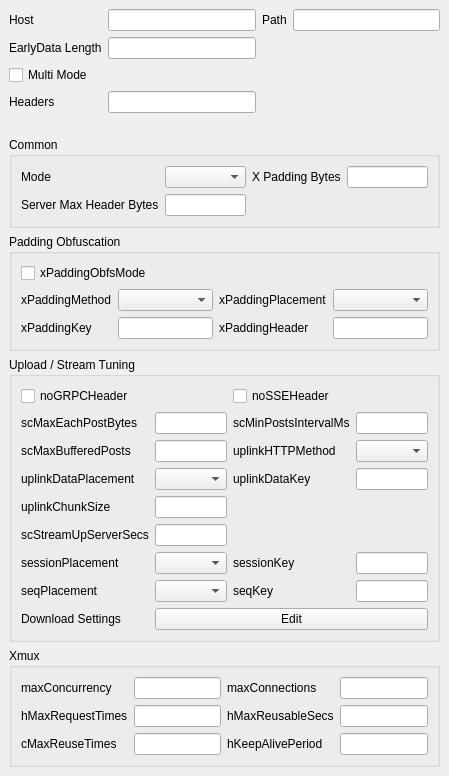
           <widget class="QWidget" name="xray_network_scroll_contents">
            <property name="geometry">
             <rect>
              <x>0</x>
              <y>0</y>
              <width>16</width>
              <height>16</height>
             </rect>
            </property>
            <layout class="QVBoxLayout" name="verticalLayout_xray_network_scroll">
             <property name="leftMargin">
              <number>0</number>
             </property>
             <property name="topMargin">
              <number>0</number>
             </property>
             <property name="rightMargin">
              <number>0</number>
             </property>
             <property name="bottomMargin">
              <number>0</number>
             </property>
             <item>
              <widget class="QWidget" name="xray_common_box" native="true">
               <layout class="QGridLayout" name="gridLayout_11">
                <item row="0" column="0">
                 <widget class="QLabel" name="xray_host_l">
                  <property name="text">
                   <string>Host</string>
                  </property>
                 </widget>
                </item>
                <item row="3" column="0">
                 <widget class="QLabel" name="xray_headers_l">
                  <property name="text">
                   <string>Headers</string>
                  </property>
                 </widget>
                </item>
                <item row="0" column="1">
                 <widget class="QLineEdit" name="xray_host"/>
                </item>
                <item row="0" column="3">
                 <widget class="QLineEdit" name="xray_path"/>
                </item>
                <item row="3" column="1">
                 <widget class="QLineEdit" name="xray_headers"/>
                </item>
                <item row="0" column="2">
                 <widget class="QLabel" name="xray_path_l">
                  <property name="text">
                   <string>Path</string>
                  </property>
                 </widget>
                </item>
                <item row="1" column="0">
                 <widget class="QLabel" name="xray_ed_label">
                  <property name="text">
                   <string>EarlyData Length</string>
                  </property>
                 </widget>
                </item>
                <item row="1" column="1">
                 <widget class="QLineEdit" name="xray_ed_length"/>
                </item>
                <item row="2" column="0">
                 <widget class="QCheckBox" name="xray_multi_mode">
                  <property name="text">
                   <string>Multi Mode</string>
                  </property>
                 </widget>
                </item>
               </layout>
              </widget>
             </item>
             <item>
              <widget class="QWidget" name="xray_xhttp_box" native="true">
               <property name="sizePolicy">
                <sizepolicy hsizetype="Expanding" vsizetype="Preferred">
                 <horstretch>0</horstretch>
                 <verstretch>0</verstretch>
                </sizepolicy>
               </property>
               <layout class="QVBoxLayout" name="verticalLayout_xray_xhttp">
                <item>
             <widget class="QGroupBox" name="xray_xhttp_common_box">
              <property name="sizePolicy">
               <sizepolicy hsizetype="Expanding" vsizetype="Maximum">
                <horstretch>0</horstretch>
                <verstretch>0</verstretch>
               </sizepolicy>
              </property>
              <property name="title">
               <string>Common</string>
              </property>
              <layout class="QGridLayout" name="gridLayout_xray_xhttp_common">
               <item row="0" column="0">
                <widget class="QLabel" name="label_21">
                 <property name="text">
                  <string>Mode</string>
                 </property>
                </widget>
               </item>
               <item row="0" column="1">
                <widget class="QComboBox" name="xray_mode"/>
               </item>
               <item row="0" column="2">
                <widget class="QLabel" name="label_23">
                 <property name="text">
                  <string>X Padding Bytes</string>
                 </property>
                </widget>
               </item>
               <item row="0" column="3">
                <widget class="QLineEdit" name="xray_xpaddingbytes"/>
               </item>
               <item row="1" column="0">
                <widget class="QLabel" name="xray_serverMaxHeaderBytes_l">
                 <property name="text">
                  <string>Server Max Header Bytes</string>
                 </property>
                </widget>
               </item>
               <item row="1" column="1">
                <widget class="QLineEdit" name="xray_serverMaxHeaderBytes"/>
               </item>
              </layout>
             </widget>
            </item>
            <item>
             <widget class="QGroupBox" name="xray_xhttp_padding_box">
              <property name="sizePolicy">
               <sizepolicy hsizetype="Expanding" vsizetype="Maximum">
                <horstretch>0</horstretch>
                <verstretch>0</verstretch>
               </sizepolicy>
              </property>
              <property name="title">
               <string>Padding Obfuscation</string>
              </property>
              <layout class="QGridLayout" name="gridLayout_xray_xhttp_padding">
               <item row="0" column="0" colspan="4">
                <widget class="QCheckBox" name="xray_xpadding_obfs_mode">
                 <property name="text">
                  <string>xPaddingObfsMode</string>
                 </property>
                </widget>
               </item>
               <item row="1" column="0">
                <widget class="QLabel" name="label_xpadding_method">
                 <property name="text">
                  <string>xPaddingMethod</string>
                 </property>
                </widget>
               </item>
               <item row="1" column="1">
                <widget class="QComboBox" name="xray_xpadding_method"/>
               </item>
               <item row="1" column="2">
                <widget class="QLabel" name="label_xpadding_placement">
                 <property name="text">
                  <string>xPaddingPlacement</string>
                 </property>
                </widget>
               </item>
               <item row="1" column="3">
                <widget class="QComboBox" name="xray_xpadding_placement"/>
               </item>
               <item row="2" column="0">
                <widget class="QLabel" name="label_xpadding_key">
                 <property name="text">
                  <string>xPaddingKey</string>
                 </property>
                </widget>
               </item>
               <item row="2" column="1">
                <widget class="QLineEdit" name="xray_xpadding_key"/>
               </item>
               <item row="2" column="2">
                <widget class="QLabel" name="label_xpadding_header">
                 <property name="text">
                  <string>xPaddingHeader</string>
                 </property>
                </widget>
               </item>
               <item row="2" column="3">
                <widget class="QLineEdit" name="xray_xpadding_header"/>
               </item>
              </layout>
             </widget>
            </item>
            <item>
             <widget class="QGroupBox" name="xray_xhttp_packet_box">
              <property name="sizePolicy">
               <sizepolicy hsizetype="Expanding" vsizetype="Maximum">
                <horstretch>0</horstretch>
                <verstretch>0</verstretch>
               </sizepolicy>
              </property>
              <property name="title">
               <string>Upload / Stream Tuning</string>
              </property>
              <layout class="QGridLayout" name="gridLayout_xray_xhttp_packet">
               <item row="1" column="0">
                <widget class="QLabel" name="label_24">
                 <property name="text">
                  <string>scMaxEachPostBytes</string>
                 </property>
                </widget>
               </item>
               <item row="1" column="1">
                <widget class="QLineEdit" name="xray_scMaxEachPostBytes"/>
               </item>
               <item row="1" column="2">
                <widget class="QLabel" name="label_25">
                 <property name="text">
                  <string>scMinPostsIntervalMs</string>
                 </property>
                </widget>
               </item>
               <item row="1" column="3">
                <widget class="QLineEdit" name="xray_scMinPostsIntervalMs"/>
               </item>
               <item row="2" column="0">
                <widget class="QLabel" name="xray_scMaxBufferedPosts_l">
                 <property name="text">
                  <string>scMaxBufferedPosts</string>
                 </property>
                </widget>
               </item>
               <item row="2" column="1">
                <widget class="QLineEdit" name="xray_scMaxBufferedPosts"/>
               </item>
               <item row="2" column="2">
                <widget class="QLabel" name="xray_uplink_http_method_l">
                 <property name="text">
                  <string>uplinkHTTPMethod</string>
                 </property>
                </widget>
               </item>
               <item row="2" column="3">
                <widget class="QComboBox" name="xray_uplink_http_method"/>
               </item>
               <item row="3" column="0">
                <widget class="QLabel" name="xray_uplink_data_placement_l">
                 <property name="text">
                  <string>uplinkDataPlacement</string>
                 </property>
                </widget>
               </item>
               <item row="3" column="1">
                <widget class="QComboBox" name="xray_uplink_data_placement"/>
               </item>
               <item row="3" column="2">
                <widget class="QLabel" name="xray_uplink_data_key_l">
                 <property name="text">
                  <string>uplinkDataKey</string>
                 </property>
                </widget>
               </item>
               <item row="3" column="3">
                <widget class="QLineEdit" name="xray_uplink_data_key"/>
               </item>
               <item row="4" column="0">
                <widget class="QLabel" name="xray_uplink_chunk_size_l">
                 <property name="text">
                  <string>uplinkChunkSize</string>
                 </property>
                </widget>
               </item>
               <item row="4" column="1">
                <widget class="QLineEdit" name="xray_uplink_chunk_size"/>
               </item>
               <item row="0" column="0" colspan="2">
                <widget class="QCheckBox" name="xray_no_grpc">
                 <property name="text">
                  <string>noGRPCHeader</string>
                 </property>
                </widget>
               </item>
               <item row="0" column="2" colspan="2">
                <widget class="QCheckBox" name="xray_no_sse">
                 <property name="text">
                  <string>noSSEHeader</string>
                 </property>
                </widget>
               </item>
               <item row="5" column="0">
                <widget class="QLabel" name="xray_scStreamUpServerSecs_l">
                 <property name="text">
                  <string>scStreamUpServerSecs</string>
                 </property>
                </widget>
               </item>
               <item row="5" column="1">
                <widget class="QLineEdit" name="xray_scStreamUpServerSecs"/>
               </item>
               <item row="6" column="0">
                <widget class="QLabel" name="xray_session_placement_l">
                 <property name="text">
                  <string>sessionPlacement</string>
                 </property>
                </widget>
               </item>
               <item row="6" column="1">
                <widget class="QComboBox" name="xray_session_placement"/>
               </item>
               <item row="6" column="2">
                <widget class="QLabel" name="xray_session_key_l">
                 <property name="text">
                  <string>sessionKey</string>
                 </property>
                </widget>
               </item>
               <item row="6" column="3">
                <widget class="QLineEdit" name="xray_session_key"/>
               </item>
               <item row="7" column="0">
                <widget class="QLabel" name="xray_seq_placement_l">
                 <property name="text">
                  <string>seqPlacement</string>
                 </property>
                </widget>
               </item>
               <item row="7" column="1">
                <widget class="QComboBox" name="xray_seq_placement"/>
               </item>
               <item row="7" column="2">
                <widget class="QLabel" name="xray_seq_key_l">
                 <property name="text">
                  <string>seqKey</string>
                 </property>
                </widget>
               </item>
               <item row="7" column="3">
                <widget class="QLineEdit" name="xray_seq_key"/>
               </item>
               <item row="8" column="0">
                <widget class="QLabel" name="label_32">
                 <property name="text">
                  <string>Download Settings</string>
                 </property>
                </widget>
               </item>
               <item row="8" column="1" colspan="3">
                <widget class="QPushButton" name="xray_downloadsettings_edit">
                 <property name="text">
                  <string>Edit</string>
                 </property>
                </widget>
               </item>
              </layout>
             </widget>
            </item>
            <item>
             <widget class="QGroupBox" name="xray_xhttp_xmux_box">
              <property name="sizePolicy">
               <sizepolicy hsizetype="Expanding" vsizetype="Maximum">
                <horstretch>0</horstretch>
                <verstretch>0</verstretch>
               </sizepolicy>
              </property>
              <property name="title">
               <string>Xmux</string>
              </property>
              <layout class="QGridLayout" name="gridLayout_xray_xhttp_xmux">
               <item row="0" column="0">
                <widget class="QLabel" name="label_26">
                 <property name="text">
                  <string>maxConcurrency</string>
                 </property>
                </widget>
               </item>
               <item row="0" column="1">
                <widget class="QLineEdit" name="xray_max_concurrency"/>
               </item>
               <item row="0" column="2">
                <widget class="QLabel" name="label_31">
                 <property name="text">
                  <string>maxConnections</string>
                 </property>
                </widget>
               </item>
               <item row="0" column="3">
                <widget class="QLineEdit" name="xray_max_connections"/>
               </item>
               <item row="1" column="0">
                <widget class="QLabel" name="label_27">
                 <property name="text">
                  <string>hMaxRequestTimes</string>
                 </property>
                </widget>
               </item>
               <item row="1" column="1">
                <widget class="QLineEdit" name="xray_hMaxRequestTimes"/>
               </item>
               <item row="1" column="2">
                <widget class="QLabel" name="label_28">
                 <property name="text">
                  <string>hMaxReusableSecs</string>
                 </property>
                </widget>
               </item>
               <item row="1" column="3">
                <widget class="QLineEdit" name="xray_hMaxReusableSecs"/>
               </item>
               <item row="2" column="0">
                <widget class="QLabel" name="label_29">
                 <property name="text">
                  <string>cMaxReuseTimes</string>
                 </property>
                </widget>
               </item>
               <item row="2" column="1">
                <widget class="QLineEdit" name="xray_max_reuse_times"/>
               </item>
               <item row="2" column="2">
                <widget class="QLabel" name="label_30">
                 <property name="text">
                  <string>hKeepAlivePeriod</string>
                 </property>
                </widget>
               </item>
               <item row="2" column="3">
                <widget class="QLineEdit" name="xray_keep_alive_period"/>
               </item>
              </layout>
             </widget>
                </item>
               </layout>
              </widget>
             </item>
            </layout>
           </widget>
